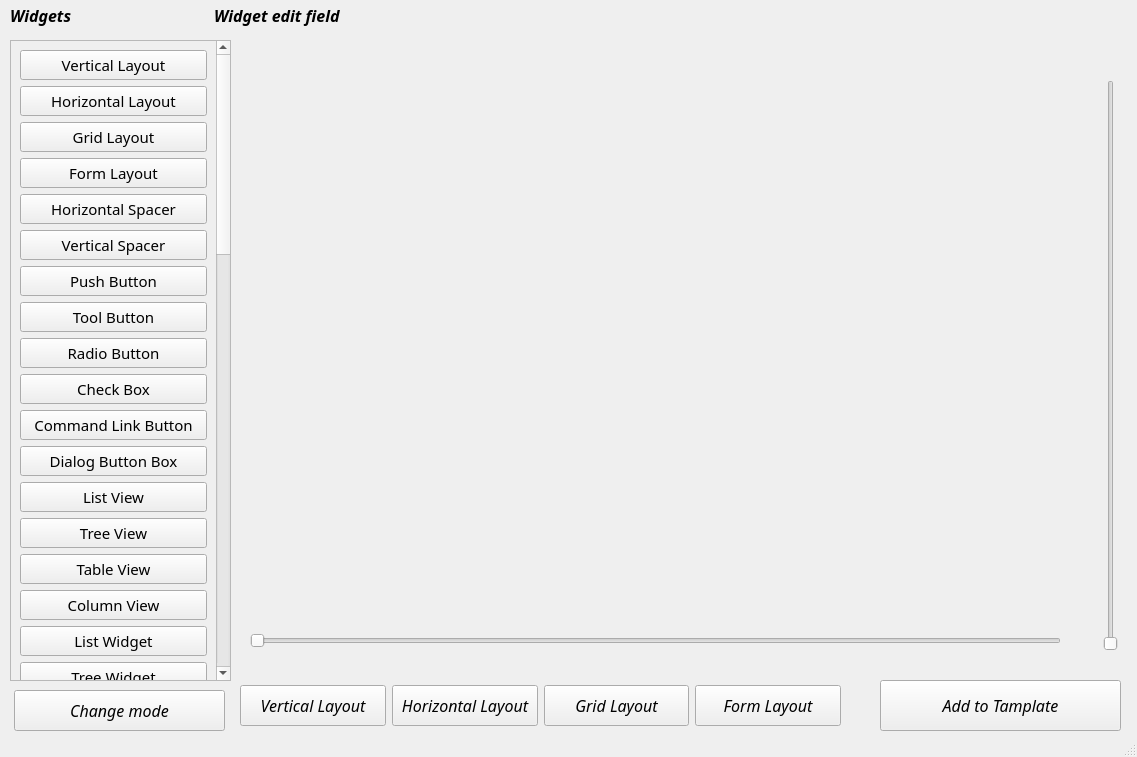
<?xml version="1.0" encoding="UTF-8"?>
<ui version="4.0">
 <class>MainWindow</class>
 <widget class="QMainWindow" name="MainWindow">
  <property name="geometry">
   <rect>
    <x>0</x>
    <y>0</y>
    <width>1137</width>
    <height>757</height>
   </rect>
  </property>
  <property name="windowTitle">
   <string>MainWindow</string>
  </property>
  <widget class="QWidget" name="centralwidget">
   <widget class="QScrollArea" name="scrollArea">
    <property name="geometry">
     <rect>
      <x>10</x>
      <y>40</y>
      <width>221</width>
      <height>641</height>
     </rect>
    </property>
    <property name="font">
     <font>
      <family>Rockwell</family>
      <pointsize>11</pointsize>
      <italic>false</italic>
     </font>
    </property>
    <property name="widgetResizable">
     <bool>true</bool>
    </property>
    <widget class="QWidget" name="scrollAreaWidgetContents">
     <property name="geometry">
      <rect>
       <x>0</x>
       <y>-1222</y>
       <width>202</width>
       <height>1861</height>
      </rect>
     </property>
     <layout class="QVBoxLayout" name="verticalLayout">
      <item>
       <widget class="QPushButton" name="pushButton_2">
        <property name="minimumSize">
         <size>
          <width>0</width>
          <height>30</height>
         </size>
        </property>
        <property name="text">
         <string>Vertical Layout</string>
        </property>
       </widget>
      </item>
      <item>
       <widget class="QPushButton" name="pushButton_5">
        <property name="minimumSize">
         <size>
          <width>0</width>
          <height>30</height>
         </size>
        </property>
        <property name="text">
         <string>Horizontal Layout</string>
        </property>
       </widget>
      </item>
      <item>
       <widget class="QPushButton" name="pushButton_4">
        <property name="minimumSize">
         <size>
          <width>0</width>
          <height>30</height>
         </size>
        </property>
        <property name="text">
         <string>Grid Layout</string>
        </property>
       </widget>
      </item>
      <item>
       <widget class="QPushButton" name="pushButton_3">
        <property name="minimumSize">
         <size>
          <width>0</width>
          <height>30</height>
         </size>
        </property>
        <property name="text">
         <string>Form Layout</string>
        </property>
       </widget>
      </item>
      <item>
       <widget class="QPushButton" name="pushButton_6">
        <property name="minimumSize">
         <size>
          <width>0</width>
          <height>30</height>
         </size>
        </property>
        <property name="text">
         <string>Horizontal Spacer</string>
        </property>
       </widget>
      </item>
      <item>
       <widget class="QPushButton" name="pushButton">
        <property name="minimumSize">
         <size>
          <width>0</width>
          <height>30</height>
         </size>
        </property>
        <property name="text">
         <string>Vertical Spacer</string>
        </property>
       </widget>
      </item>
      <item>
       <widget class="QPushButton" name="pushButton_7">
        <property name="minimumSize">
         <size>
          <width>0</width>
          <height>30</height>
         </size>
        </property>
        <property name="text">
         <string>Push Button</string>
        </property>
       </widget>
      </item>
      <item>
       <widget class="QPushButton" name="pushButton_8">
        <property name="minimumSize">
         <size>
          <width>0</width>
          <height>30</height>
         </size>
        </property>
        <property name="text">
         <string>Tool Button</string>
        </property>
       </widget>
      </item>
      <item>
       <widget class="QPushButton" name="pushButton_10">
        <property name="minimumSize">
         <size>
          <width>0</width>
          <height>30</height>
         </size>
        </property>
        <property name="text">
         <string>Radio Button</string>
        </property>
       </widget>
      </item>
      <item>
       <widget class="QPushButton" name="pushButton_11">
        <property name="minimumSize">
         <size>
          <width>0</width>
          <height>30</height>
         </size>
        </property>
        <property name="text">
         <string>Check Box</string>
        </property>
       </widget>
      </item>
      <item>
       <widget class="QPushButton" name="pushButton_13">
        <property name="minimumSize">
         <size>
          <width>0</width>
          <height>30</height>
         </size>
        </property>
        <property name="text">
         <string>Command Link Button</string>
        </property>
       </widget>
      </item>
      <item>
       <widget class="QPushButton" name="pushButton_12">
        <property name="minimumSize">
         <size>
          <width>0</width>
          <height>30</height>
         </size>
        </property>
        <property name="text">
         <string>Dialog Button Box</string>
        </property>
       </widget>
      </item>
      <item>
       <widget class="QPushButton" name="pushButton_14">
        <property name="minimumSize">
         <size>
          <width>0</width>
          <height>30</height>
         </size>
        </property>
        <property name="text">
         <string>List View</string>
        </property>
       </widget>
      </item>
      <item>
       <widget class="QPushButton" name="pushButton_9">
        <property name="minimumSize">
         <size>
          <width>0</width>
          <height>30</height>
         </size>
        </property>
        <property name="text">
         <string>Tree View</string>
        </property>
       </widget>
      </item>
      <item>
       <widget class="QPushButton" name="pushButton_15">
        <property name="minimumSize">
         <size>
          <width>0</width>
          <height>30</height>
         </size>
        </property>
        <property name="text">
         <string>Table View</string>
        </property>
       </widget>
      </item>
      <item>
       <widget class="QPushButton" name="pushButton_18">
        <property name="minimumSize">
         <size>
          <width>0</width>
          <height>30</height>
         </size>
        </property>
        <property name="text">
         <string>Column View</string>
        </property>
       </widget>
      </item>
      <item>
       <widget class="QPushButton" name="pushButton_19">
        <property name="minimumSize">
         <size>
          <width>0</width>
          <height>30</height>
         </size>
        </property>
        <property name="text">
         <string>List Widget</string>
        </property>
       </widget>
      </item>
      <item>
       <widget class="QPushButton" name="pushButton_17">
        <property name="minimumSize">
         <size>
          <width>0</width>
          <height>30</height>
         </size>
        </property>
        <property name="text">
         <string>Tree Widget</string>
        </property>
       </widget>
      </item>
      <item>
       <widget class="QPushButton" name="pushButton_16">
        <property name="minimumSize">
         <size>
          <width>0</width>
          <height>30</height>
         </size>
        </property>
        <property name="text">
         <string>Table Widget</string>
        </property>
       </widget>
      </item>
      <item>
       <widget class="QPushButton" name="pushButton_20">
        <property name="minimumSize">
         <size>
          <width>0</width>
          <height>30</height>
         </size>
        </property>
        <property name="text">
         <string>Group Box</string>
        </property>
       </widget>
      </item>
      <item>
       <widget class="QPushButton" name="pushButton_22">
        <property name="minimumSize">
         <size>
          <width>0</width>
          <height>30</height>
         </size>
        </property>
        <property name="text">
         <string>Scroll Area</string>
        </property>
       </widget>
      </item>
      <item>
       <widget class="QPushButton" name="pushButton_24">
        <property name="minimumSize">
         <size>
          <width>0</width>
          <height>30</height>
         </size>
        </property>
        <property name="text">
         <string>Tool Box</string>
        </property>
       </widget>
      </item>
      <item>
       <widget class="QPushButton" name="pushButton_26">
        <property name="minimumSize">
         <size>
          <width>0</width>
          <height>30</height>
         </size>
        </property>
        <property name="text">
         <string>CheckBox</string>
        </property>
       </widget>
      </item>
      <item>
       <widget class="QPushButton" name="pushButton_25">
        <property name="minimumSize">
         <size>
          <width>0</width>
          <height>30</height>
         </size>
        </property>
        <property name="text">
         <string>Tab Widget</string>
        </property>
       </widget>
      </item>
      <item>
       <widget class="QPushButton" name="pushButton_23">
        <property name="minimumSize">
         <size>
          <width>0</width>
          <height>30</height>
         </size>
        </property>
        <property name="text">
         <string>Stacked Widget</string>
        </property>
       </widget>
      </item>
      <item>
       <widget class="QPushButton" name="pushButton_21">
        <property name="minimumSize">
         <size>
          <width>0</width>
          <height>30</height>
         </size>
        </property>
        <property name="text">
         <string>Frame</string>
        </property>
       </widget>
      </item>
      <item>
       <widget class="QPushButton" name="pushButton_27">
        <property name="minimumSize">
         <size>
          <width>0</width>
          <height>30</height>
         </size>
        </property>
        <property name="text">
         <string>Widget</string>
        </property>
       </widget>
      </item>
      <item>
       <widget class="QPushButton" name="pushButton_28">
        <property name="minimumSize">
         <size>
          <width>0</width>
          <height>30</height>
         </size>
        </property>
        <property name="text">
         <string>MDI Area</string>
        </property>
       </widget>
      </item>
      <item>
       <widget class="QPushButton" name="pushButton_29">
        <property name="minimumSize">
         <size>
          <width>0</width>
          <height>30</height>
         </size>
        </property>
        <property name="text">
         <string>Dock Widget</string>
        </property>
       </widget>
      </item>
      <item>
       <widget class="QPushButton" name="pushButton_31">
        <property name="minimumSize">
         <size>
          <width>0</width>
          <height>30</height>
         </size>
        </property>
        <property name="text">
         <string>Combo Box</string>
        </property>
       </widget>
      </item>
      <item>
       <widget class="QPushButton" name="pushButton_30">
        <property name="minimumSize">
         <size>
          <width>0</width>
          <height>30</height>
         </size>
        </property>
        <property name="text">
         <string>Font Combo Box</string>
        </property>
       </widget>
      </item>
      <item>
       <widget class="QPushButton" name="pushButton_33">
        <property name="minimumSize">
         <size>
          <width>0</width>
          <height>30</height>
         </size>
        </property>
        <property name="text">
         <string>Line Edit</string>
        </property>
       </widget>
      </item>
      <item>
       <widget class="QPushButton" name="pushButton_32">
        <property name="minimumSize">
         <size>
          <width>0</width>
          <height>30</height>
         </size>
        </property>
        <property name="text">
         <string>Text Edit</string>
        </property>
       </widget>
      </item>
      <item>
       <widget class="QPushButton" name="pushButton_35">
        <property name="minimumSize">
         <size>
          <width>0</width>
          <height>30</height>
         </size>
        </property>
        <property name="text">
         <string>Plain Text Edit</string>
        </property>
       </widget>
      </item>
      <item>
       <widget class="QPushButton" name="pushButton_34">
        <property name="minimumSize">
         <size>
          <width>0</width>
          <height>30</height>
         </size>
        </property>
        <property name="text">
         <string>Spin Box</string>
        </property>
       </widget>
      </item>
      <item>
       <widget class="QPushButton" name="pushButton_44">
        <property name="text">
         <string>Double Spin Box</string>
        </property>
       </widget>
      </item>
      <item>
       <widget class="QPushButton" name="pushButton_43">
        <property name="text">
         <string>Time Edit</string>
        </property>
       </widget>
      </item>
      <item>
       <widget class="QPushButton" name="pushButton_42">
        <property name="text">
         <string>Date Edit</string>
        </property>
       </widget>
      </item>
      <item>
       <widget class="QPushButton" name="pushButton_41">
        <property name="text">
         <string>Date/Time Edit</string>
        </property>
       </widget>
      </item>
      <item>
       <widget class="QPushButton" name="pushButton_40">
        <property name="text">
         <string>Dial</string>
        </property>
       </widget>
      </item>
      <item>
       <widget class="QPushButton" name="pushButton_39">
        <property name="text">
         <string>Horizontal Scroll Bar</string>
        </property>
       </widget>
      </item>
      <item>
       <widget class="QPushButton" name="pushButton_38">
        <property name="text">
         <string>Vertical Scroll Bar</string>
        </property>
       </widget>
      </item>
      <item>
       <widget class="QPushButton" name="pushButton_37">
        <property name="text">
         <string>Horizontal Slider</string>
        </property>
       </widget>
      </item>
      <item>
       <widget class="QPushButton" name="pushButton_36">
        <property name="text">
         <string>Vertical Slider</string>
        </property>
       </widget>
      </item>
      <item>
       <widget class="QPushButton" name="pushButton_49">
        <property name="text">
         <string>Key Sequence Edit</string>
        </property>
       </widget>
      </item>
      <item>
       <widget class="QPushButton" name="pushButton_48">
        <property name="text">
         <string>Label</string>
        </property>
       </widget>
      </item>
      <item>
       <widget class="QPushButton" name="pushButton_54">
        <property name="text">
         <string>Text Browser</string>
        </property>
       </widget>
      </item>
      <item>
       <widget class="QPushButton" name="pushButton_53">
        <property name="text">
         <string>Graphics View</string>
        </property>
       </widget>
      </item>
      <item>
       <widget class="QPushButton" name="pushButton_47">
        <property name="text">
         <string>Calendar Widget</string>
        </property>
       </widget>
      </item>
      <item>
       <widget class="QPushButton" name="pushButton_52">
        <property name="text">
         <string>LCD Number</string>
        </property>
       </widget>
      </item>
      <item>
       <widget class="QPushButton" name="pushButton_51">
        <property name="text">
         <string>Progress Bar</string>
        </property>
       </widget>
      </item>
      <item>
       <widget class="QPushButton" name="pushButton_50">
        <property name="text">
         <string>Horizontal Line</string>
        </property>
       </widget>
      </item>
      <item>
       <widget class="QPushButton" name="pushButton_45">
        <property name="text">
         <string>Vertical Line</string>
        </property>
       </widget>
      </item>
      <item>
       <widget class="QPushButton" name="pushButton_46">
        <property name="text">
         <string>OpenGL Widget</string>
        </property>
       </widget>
      </item>
     </layout>
    </widget>
   </widget>
   <widget class="QWidget" name="widget" native="true">
    <property name="geometry">
     <rect>
      <x>240</x>
      <y>40</y>
      <width>891</width>
      <height>621</height>
     </rect>
    </property>
    <widget class="QSlider" name="verticalSlider">
     <property name="geometry">
      <rect>
       <x>860</x>
       <y>40</y>
       <width>22</width>
       <height>571</height>
      </rect>
     </property>
     <property name="orientation">
      <enum>Qt::Vertical</enum>
     </property>
    </widget>
    <widget class="QSlider" name="horizontalSlider">
     <property name="geometry">
      <rect>
       <x>10</x>
       <y>590</y>
       <width>811</width>
       <height>22</height>
      </rect>
     </property>
     <property name="orientation">
      <enum>Qt::Horizontal</enum>
     </property>
    </widget>
   </widget>
   <widget class="QWidget" name="horizontalLayoutWidget">
    <property name="geometry">
     <rect>
      <x>240</x>
      <y>680</y>
      <width>601</width>
      <height>51</height>
     </rect>
    </property>
    <layout class="QHBoxLayout" name="horizontalLayout_2">
     <item>
      <widget class="QPushButton" name="pushButton_2">
       <property name="minimumSize">
        <size>
         <width>0</width>
         <height>41</height>
        </size>
       </property>
       <property name="font">
        <font>
         <family>Rockwell</family>
         <pointsize>12</pointsize>
         <weight>50</weight>
         <italic>true</italic>
         <bold>false</bold>
        </font>
       </property>
       <property name="text">
        <string>Vertical Layout</string>
       </property>
      </widget>
     </item>
     <item>
      <widget class="QPushButton" name="pushButton_4">
       <property name="minimumSize">
        <size>
         <width>0</width>
         <height>41</height>
        </size>
       </property>
       <property name="font">
        <font>
         <family>Rockwell</family>
         <pointsize>12</pointsize>
         <weight>50</weight>
         <italic>true</italic>
         <bold>false</bold>
        </font>
       </property>
       <property name="text">
        <string>Horizontal Layout</string>
       </property>
      </widget>
     </item>
     <item>
      <widget class="QPushButton" name="pushButton_3">
       <property name="minimumSize">
        <size>
         <width>0</width>
         <height>41</height>
        </size>
       </property>
       <property name="font">
        <font>
         <family>Rockwell</family>
         <pointsize>12</pointsize>
         <weight>50</weight>
         <italic>true</italic>
         <bold>false</bold>
        </font>
       </property>
       <property name="text">
        <string>Grid Layout</string>
       </property>
      </widget>
     </item>
     <item>
      <widget class="QPushButton" name="pushButton">
       <property name="minimumSize">
        <size>
         <width>0</width>
         <height>41</height>
        </size>
       </property>
       <property name="font">
        <font>
         <family>Rockwell</family>
         <pointsize>12</pointsize>
         <weight>50</weight>
         <italic>true</italic>
         <bold>false</bold>
        </font>
       </property>
       <property name="text">
        <string>Form Layout</string>
       </property>
      </widget>
     </item>
    </layout>
   </widget>
   <widget class="QLabel" name="label">
    <property name="geometry">
     <rect>
      <x>10</x>
      <y>0</y>
      <width>171</width>
      <height>31</height>
     </rect>
    </property>
    <property name="font">
     <font>
      <family>Rockwell</family>
      <pointsize>12</pointsize>
      <weight>75</weight>
      <italic>true</italic>
      <bold>true</bold>
     </font>
    </property>
    <property name="text">
     <string>Widgets</string>
    </property>
   </widget>
   <widget class="QLabel" name="label_2">
    <property name="geometry">
     <rect>
      <x>210</x>
      <y>0</y>
      <width>891</width>
      <height>31</height>
     </rect>
    </property>
    <property name="font">
     <font>
      <family>Rockwell</family>
      <pointsize>12</pointsize>
      <weight>75</weight>
      <italic>true</italic>
      <bold>true</bold>
     </font>
    </property>
    <property name="text">
     <string> Widget edit field</string>
    </property>
   </widget>
   <widget class="QPushButton" name="pushButton_5">
    <property name="geometry">
     <rect>
      <x>880</x>
      <y>680</y>
      <width>241</width>
      <height>51</height>
     </rect>
    </property>
    <property name="font">
     <font>
      <family>Rockwell</family>
      <pointsize>12</pointsize>
      <italic>true</italic>
     </font>
    </property>
    <property name="text">
     <string>Add to Tamplate</string>
    </property>
   </widget>
   <widget class="QPushButton" name="pushButton_6">
    <property name="geometry">
     <rect>
      <x>14</x>
      <y>690</y>
      <width>211</width>
      <height>41</height>
     </rect>
    </property>
    <property name="minimumSize">
     <size>
      <width>0</width>
      <height>41</height>
     </size>
    </property>
    <property name="font">
     <font>
      <family>Rockwell</family>
      <pointsize>12</pointsize>
      <weight>50</weight>
      <italic>true</italic>
      <bold>false</bold>
     </font>
    </property>
    <property name="text">
     <string>Change mode</string>
    </property>
   </widget>
  </widget>
  <widget class="QMenuBar" name="menubar">
   <property name="geometry">
    <rect>
     <x>0</x>
     <y>0</y>
     <width>1137</width>
     <height>21</height>
    </rect>
   </property>
  </widget>
  <widget class="QStatusBar" name="statusbar"/>
 </widget>
 <resources/>
 <connections/>
</ui>
